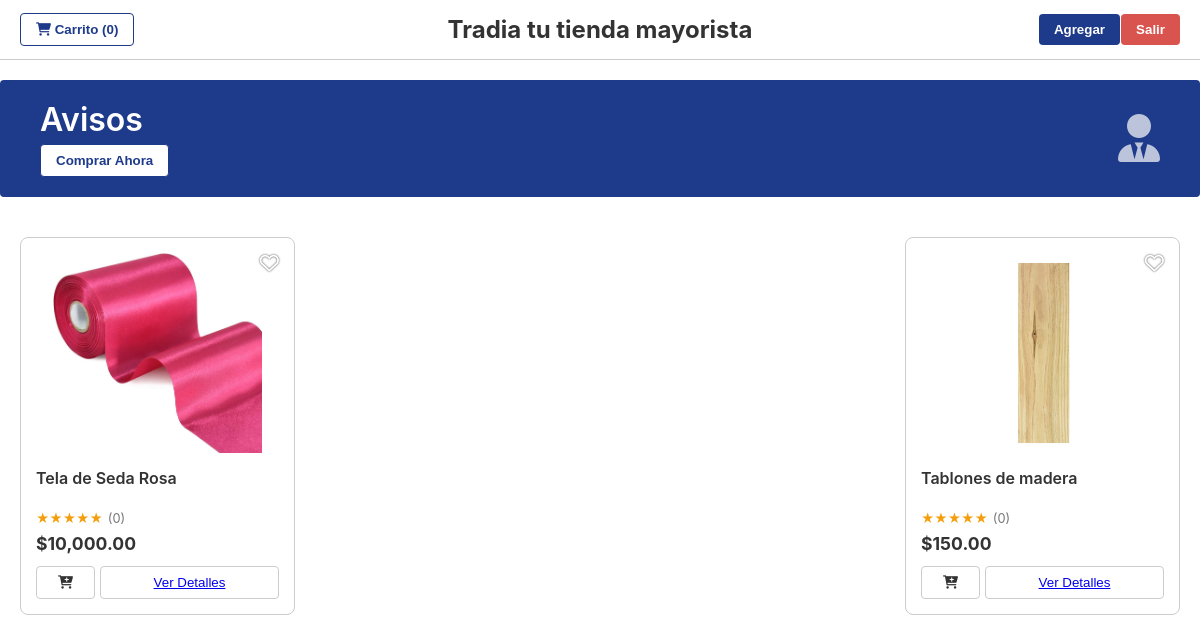
The app's page /PHP/Panelusuario.php with its own data.
### tables this page shows
CREATE TABLE `productos` (
  `id_producto` int(11) NOT NULL,
  `ruta_archivo` varchar(255) NOT NULL,
  `nombre_producto` varchar(255) NOT NULL,
  `marca` varchar(100) NOT NULL,
  `tipo` varchar(50) NOT NULL,
  `utilidad` varchar(100) NOT NULL,
  `presentacion` varchar(100) DEFAULT NULL,
  `tamano` varchar(50) DEFAULT NULL,
  `color` varchar(50) DEFAULT NULL,
  `forma` varchar(50) DEFAULT NULL,
  `cantidad_stock` int(11) NOT NULL DEFAULT 0,
  `precio_unitario` decimal(10,2) NOT NULL,
  `fecha_ingreso` date NOT NULL,
  `fecha_elaboracion` date DEFAULT NULL,
  `fecha_caducidad` date DEFAULT NULL,
  `descripcion` text DEFAULT NULL,
  `usuario_registro` varchar(50) DEFAULT NULL
);

### PHP/Panelusuario.php (the view, shortened to what this page needs)
<?php
include('../BD/C.php');
?>
<!DOCTYPE html>
<html lang="es">
<head>
    <link rel="stylesheet" href="../CSS/Usuarui.css">
    <link rel="stylesheet" href="https://cdnjs.cloudflare.com/ajax/libs/font-awesome/6.0.0-beta3/css/all.min.css">
</head>
<body>
    <header class="header">
        <button type="submit" class="btn-agregar"><a href="../PHP/producto.php">Agregar</a></button>
        <h1>Tradia tu tienda mayorista</h1>
        <button type="button" class="btn-carrito-view">
            <a href="carrito.php">
                <i class="fa-solid fa-cart-shopping"></i> Carrito (<?php echo isset($_SESSION['carrito']) ? count($_SESSION['carrito']) : 0; ?>)
            </a>
        </button>
        <button type="submit" class="btn-salir"><a href="../PHP/login.php">Salir</a></button>
    </header>
    <section class="banner">
        <div class="banner-content">
            <div class="banner-text">
                <h2>Avisos</h2>
                <button class="btn-primary">Comprar Ahora</button>
            </div>
            <div class="banner-avatar">
                <i class="fa-solid fa-user-tie"></i>
            </div>
        </div>
    </section>
    <main class="product-grid-container">
        <?php
        $sql = "
            SELECT
                p.id_producto,
                p.nombre_producto,
                p.precio_unitario,
                p.ruta_archivo,
                p.descripcion,
                p.marca,
                p.cantidad_stock,
                d.porcentaje_descuento
            FROM
                productos p
            LEFT JOIN
                descuentos d ON p.id_producto = d.id_producto
                AND d.activo = 1
                AND CURDATE() BETWEEN d.fecha_inicio AND d.fecha_fin
            ORDER BY
                p.id_producto DESC
        ";
        $result = $conn->query($sql);
        if ($result && $result->num_rows > 0) {
            while ($producto = $result->fetch_assoc()) {
                $id_producto = $producto['id_producto'];
                $nombre = htmlspecialchars($producto['nombre_producto']);
                $marca = htmlspecialchars($producto['marca'] ?? 'Genérico');
                $descripcion = htmlspecialchars($producto['descripcion'] ?? 'Sin descripción detallada.');
                $stock = $producto['cantidad_stock'];
                $imagen_url = $producto['ruta_archivo'] ? $producto['ruta_archivo'] : '../multimedia/placeholder_image.png';
                $precio_base = (float)$producto['precio_unitario'];
                $porcentaje_descuento = (float)$producto['porcentaje_descuento'];
                $precio_final = $precio_base;
                $hay_descuento = false;
                $es_agotado = ($stock <= 0);
                $precio_base_formato = number_format($precio_base, 2);
                $precio_final_formato = number_format($precio_final, 2);
        ?>
                <div class="product-card <?php echo $es_agotado ? 'agotado' : ''; ?>">
                    <div class="product-header">
                        <i class="far fa-heart favorite-icon"></i>
                    </div>
                    <div class="product-image-container" style="cursor: pointer;"
                        onclick='abrirModal({
                            id: "<?php echo $id_producto; ?>", nombre: "<?php echo $nombre; ?>",
                            marca: "<?php echo $marca; ?>",
                            imagen: "<?php echo $imagen_url; ?>",
                            descripcion: <?php echo json_encode($descripcion); ?>,
                            stock: "<?php echo $stock; ?>",
                            precioBase: "<?php echo $precio_base_formato; ?>",
                            precioFinal: "<?php echo $precio_final_formato; ?>",
                            hayDescuento: <?php echo $hay_descuento ? "true" : "false"; ?>,
                            descuento: "<?php echo (int)$porcentaje_descuento; ?>"
                        })'>
                        <a href="../PHP/detalles.php?id=<?php echo $id_producto; ?>" style="position: absolute; top: 0; left: 0; width: 100%; height: 100%;"></a>
                        <img src="<?php echo $imagen_url; ?>" alt="<?php echo $nombre; ?>" class="product-image">
                    </div>
                    <div class="product-info">
                        <p class="product-name"><?php echo $nombre; ?></p>
                        <div class="product-rating">
                            <span class="stars">★★★★★</span>
                            <span class="reviews">(0)</span>
                        </div>
                        <div class="product-price-container">
                            <?php if ($hay_descuento): ?>
                                <span class="precio-original"><del>$<?php echo $precio_base_formato; ?></del></span>
                                <span class="precio-descuento">$<?php echo $precio_final_formato; ?></span>
                                <span class="badge-descuento">-<?php echo (int)$porcentaje_descuento; ?>%</span>
                            <?php else: ?>
                                <span class="product-price">$<?php echo $precio_base_formato; ?></span>
                            <?php endif; ?>
                        </div>
                    </div>
                    <div style="display: flex; gap: 5px; margin-top: 10px;">
                        <?php if (!$es_agotado): ?>
                            <form method="POST" action="Panelusuario.php" style="flex: 1;">
                                <button type="submit" name="add_to_cart" class="btn-secondary" style="margin-top:0;">
                                    <i class="fa-solid fa-cart-plus"></i>
                                </button>
                            </form>
                        <?php else: ?>
                            <button class="btn-agotado" disabled style="flex: 1.5; margin-top:0;">
                                <i class="fa-solid fa-box-open"></i> Agotado
                            </button>
                        <?php endif; ?>
                        <button class="btn-secondary" style="flex: 3; margin-top:0;"
                            onclick='abrirModal({ /* ... */ })'>
                            <a href="../PHP/detalles.php?id=<?php echo $id_producto; ?>">Ver Detalles</a>
                        </button>
                    </div>
                </div>
        <?php
            }
        } else {
            echo '<p class="empty-message">Actualmente no hay productos cargados o la conexión falló.</p>';
        }
        ?>
    </main>
</body>
</html>

### CSS/Usuarui.css (style rules this page uses)
* { box-sizing: border-box; margin: 0; padding: 0; }
:root { --color-primary: #1e3a8a; --color-text: #333; --color-star: #f59e0b; --color-background-light: #f4f4f4; --color-border: #ccc; --color-danger: #d9534f; }
body { font-family: -apple-system, BlinkMacSystemFont, "Segoe UI", Roboto, Helvetica, Arial, sans-serif; background-color: #fff; color: var(--color-text); }
.header { display: flex; justify-content: center; align-items: center; padding: 15px 20px; border-bottom: 1px solid var(--color-border); position: relative; }
.header h1 { font-size: 1.5em; font-weight: 700; margin: 0; }
.btn-agregar, .btn-salir, .btn-carrito-view { position: absolute; padding: 8px 15px; border: none; border-radius: 4px; cursor: pointer; font-weight: 600; text-decoration: none; }
.btn-agregar { right: 80px; background-color: var(--color-primary); color: white; }
.btn-agregar a { color: white; text-decoration: none; }
.btn-salir { right: 20px; background-color: var(--color-danger); color: white; }
.btn-salir a { color: white; text-decoration: none; }
.btn-carrito-view { left: 20px; background-color: #fff; border: 1px solid var(--color-primary); color: var(--color-primary); }
.btn-carrito-view a { color: var(--color-primary); text-decoration: none; }
.banner { padding: 20px 0; }
.banner-content { background-color: var(--color-primary); color: #fff; padding: 20px 40px; display: flex; justify-content: space-between; align-items: center; max-width: 1200px; margin: 0 auto; border-radius: 4px; }
.banner-text h2 { font-size: 2em; font-weight: 600; margin-bottom: 5px; }
.btn-primary { background-color: #fff; color: var(--color-primary); border: 1px solid var(--color-primary); padding: 8px 15px; border-radius: 4px; cursor: pointer; font-weight: 600; transition: all 0.3s ease; }
.banner-avatar { font-size: 3em; opacity: 0.7; }
.product-grid-container { padding: 20px; max-width: 1200px; margin: 0 auto; display: flex; flex-wrap: wrap; gap: 20px; justify-content: flex-start; }
.product-card { width: 100%; max-width: 280px; border: 1px solid var(--color-border); border-radius: 8px; overflow: hidden; padding: 15px; position: relative; display: flex; flex-direction: column; justify-content: space-between; background-color: white; transition: transform 0.2s, box-shadow 0.2s; }
.product-header { position: absolute; top: 15px; right: 15px; z-index: 2; }
.favorite-icon { color: #fff; font-size: 1.2em; text-shadow: 0 0 2px #333; cursor: pointer; }
.product-image-container { width: 100%; height: 200px; display: flex; justify-content: center; align-items: center; margin-bottom: 10px; overflow: hidden; }
.product-image { width: 100%; height: 100%; object-fit: contain; border-radius: 4px; }
.product-info { padding-top: 5px; }
.product-name { font-size: 1em; font-weight: 600; margin-bottom: 5px; display: -webkit-box; -webkit-box-orient: vertical; overflow: hidden; height: 2.4em; }
.product-rating { display: flex; align-items: center; margin-bottom: 5px; }
.stars { color: var(--color-star); font-size: 0.8em; margin-right: 5px; }
.reviews { font-size: 0.8em; color: #777; }
.btn-secondary { background-color: #fff; color: var(--color-text); border: 1px solid var(--color-border); padding: 8px 0; border-radius: 4px; cursor: pointer; font-weight: 500; width: 100%; margin-top: 10px; transition: background-color 0.2s; }
@media (min-width: 600px) { .product-grid-container { justify-content: space-between; } }
@media (min-width: 600px) { .product-card { width: calc(50% - 10px); max-width: none; } }
@media (min-width: 992px) { .product-card { width: calc(25% - 15px); } }
.product-price-container { display: flex; align-items: center; gap: 8px; height: 25px; }
.product-price, .precio-normal { font-size: 1.1em; font-weight: 700; color: var(--color-text); }

### records on screen
productos: ruta_archivo (picture), nombre_producto "Tela de Seda Rosa", precio_unitario "10,000.00"
productos: ruta_archivo (picture), nombre_producto "Tablones de madera", precio_unitario "150.00"
